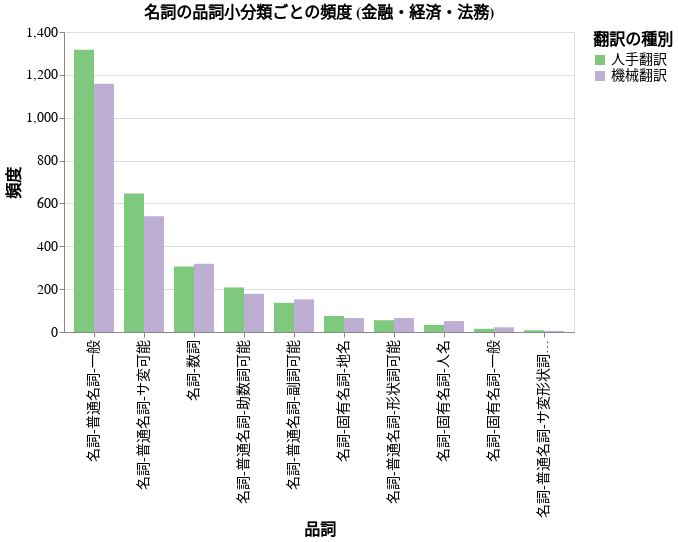

This figure's notebook cell:
### Code cell
chart = alt.Chart(df_A_noun).mark_bar().encode(
    alt.X("pos:N", sort="-y", title="品詞"),
    alt.Y("freq:Q", title="頻度"),
    alt.Tooltip(["freq"]),
    alt.Color("category:N", title='翻訳の種別').scale(scheme="accent"),
    xOffset="category:N",
    #color="category:N"
).properties(
    title="名詞の品詞小分類ごとの頻度 (金融・経済・法務)"
).configure_axis(
    labelFont=caption_font,
    titleFont=caption_font,
    labelFontSize=14,
    titleFontSize=16
).configure_title(
    fontSize=16,
    font=caption_font
).configure_legend(
    labelFont=label_font,
    labelFontSize=14,
    titleFont=caption_font,
    titleFontSize=16
)
chart.save("./chart/grouped_bar_chart_noun_A.pdf", scale_factor=4)
chart.show()

### Figure 1 — Vega-Lite specification as saved in the notebook (floating-point values rounded to 4 significant figures)
{"config": {"view": {"continuousWidth": 300, "continuousHeight": 300}, "axis": {"labelFont": "Noto Sans JP", "labelFontSize": 14, "titleFont": "Noto Sans JP", "titleFontSize": 16}, "legend": {"labelFont": "IBM Plex Mono", "labelFontSize": 14, "titleFont": "Noto Sans JP", "titleFontSize": 16}, "title": {"font": "Noto Sans JP", "fontSize": 16}}, "data": {"name": "data-1702e49cc6092674e10319c605ddf313"}, "mark": {"type": "bar"}, "encoding": {"color": {"field": "category", "scale": {"scheme": "accent"}, "title": "翻訳の種別", "type": "nominal"}, "tooltip": [{"field": "freq", "type": "quantitative"}], "x": {"field": "pos", "sort": "-y", "title": "品詞", "type": "nominal"}, "xOffset": {"field": "category", "type": "nominal"}, "y": {"field": "freq", "title": "頻度", "type": "quantitative"}}, "title": "名詞の品詞小分類ごとの頻度 (金融・経済・法務)", "$schema": "https://vega.github.io/schema/vega-lite/v5.20.1.json", "datasets": {"data-1702e49cc6092674e10319c605ddf313": [{"pos1": "名詞", "pos2": "固有名詞", "pos3": "一般", "category": "機械翻訳", "freq": 22, "pos": "名詞-固有名詞-一般"}, {"pos1": "名詞", "pos2": "固有名詞", "pos3": "人名", "category": "機械翻訳", "freq": 51, "pos": "名詞-固有名詞-人名"}, {"pos1": "名詞", "pos2": "固有名詞", "pos3": "地名", "category": "機械翻訳", "freq": 65, "pos": "名詞-固有名詞-地名"}, {"pos1": "名詞", "pos2": "数詞", "pos3": "N", "category": "機械翻訳", "freq": 319, "pos": "名詞-数詞"}, {"pos1": "名詞", "pos2": "普通名詞", "pos3": "サ変可能", "category": "機械翻訳", "freq": 540, "pos": "名詞-普通名詞-サ変可能"}, {"pos1": "名詞", "pos2": "普通名詞", "pos3": "サ変形状詞可能", "category": "機械翻訳", "freq": 5, "pos": "名詞-普通名詞-サ変形状詞可能"}, {"pos1": "名詞", "pos2": "普通名詞", "pos3": "一般", "category": "機械翻訳", "freq": 1159, "pos": "名詞-普通名詞-一般"}, {"pos1": "名詞", "pos2": "普通名詞", "pos3": "副詞可能", "category": "機械翻訳", "freq": 152, "pos": "名詞-普通名詞-副詞可能"}, {"pos1": "名詞", "pos2": "普通名詞", "pos3": "助数詞可能", "category": "機械翻訳", "freq": 178, "pos": "名詞-普通名詞-助数詞可能"}, {"pos1": "名詞", "pos2": "普通名詞", "pos3": "形状詞可能", "category": "機械翻訳", "freq": 65, "pos": "名詞-普通名詞-形状詞可能"}, {"pos1": "名詞", "pos2": "固有名詞", "pos3": "一般", "category": "人手翻訳", "freq": 15, "pos": "名詞-固有名詞-一般"}, {"pos1": "名詞", "pos2": "固有名詞", "pos3": "人名", "category": "人手翻訳", "freq": 33, "pos": "名詞-固有名詞-人名"}, {"pos1": "名詞", "pos2": "固有名詞", "pos3": "地名", "category": "人手翻訳", "freq": 75, "pos": "名詞-固有名詞-地名"}, {"pos1": "名詞", "pos2": "数詞", "pos3": "N", "category": "人手翻訳", "freq": 306, "pos": "名詞-数詞"}, {"pos1": "名詞", "pos2": "普通名詞", "pos3": "サ変可能", "category": "人手翻訳", "freq": 646, "pos": "名詞-普通名詞-サ変可能"}, {"pos1": "名詞", "pos2": "普通名詞", "pos3": "サ変形状詞可能", "category": "人手翻訳", "freq": 8, "pos": "名詞-普通名詞-サ変形状詞可能"}, {"pos1": "名詞", "pos2": "普通名詞", "pos3": "一般", "category": "人手翻訳", "freq": 1317, "pos": "名詞-普通名詞-一般"}, {"pos1": "名詞", "pos2": "普通名詞", "pos3": "副詞可能", "category": "人手翻訳", "freq": 136, "pos": "名詞-普通名詞-副詞可能"}, {"pos1": "名詞", "pos2": "普通名詞", "pos3": "助数詞可能", "category": "人手翻訳", "freq": 208, "pos": "名詞-普通名詞-助数詞可能"}, {"pos1": "名詞", "pos2": "普通名詞", "pos3": "形状詞可能", "category": "人手翻訳", "freq": 55, "pos": "名詞-普通名詞-形状詞可能"}]}}
